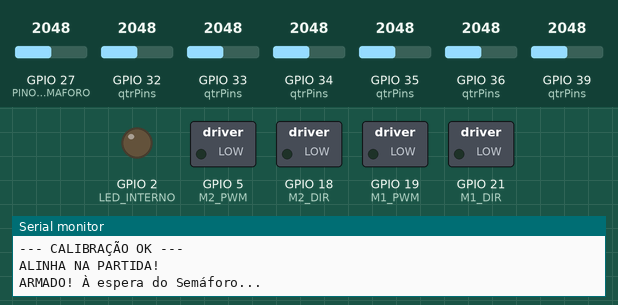
The sketch below on a simulated ESP32. On the bench: switched loads named in the sketch (green lamp = pin HIGH), output pins drawn as LEDs (lit = HIGH), the last lines printed to the serial monitor. The test bench sets the inputs (shaded band); at power-on: GPIO 27 (PINO_SEMAFORO) = 2048, GPIO 32 (qtrPins) = 2048, GPIO 33 (qtrPins) = 2048, GPIO 34 (qtrPins) = 2048, GPIO 35 (qtrPins) = 2048, GPIO 36 (qtrPins) = 2048, GPIO 39 (qtrPins) = 2048. EEPROM starts erased.

Above: at 9.6 s.
9.7 s: GPIO 27 (PINO_SEMAFORO) set to 2211
11.2 s: GPIO 27 (PINO_SEMAFORO) set to 2302
At 12.3 s:
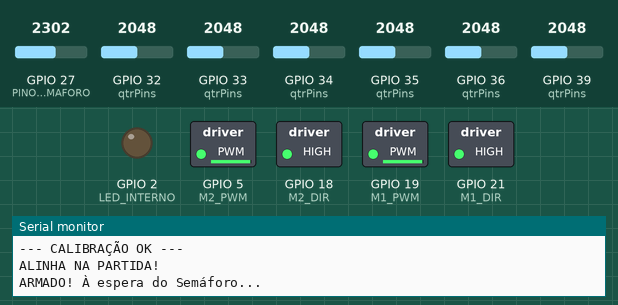
At 13.9 s:
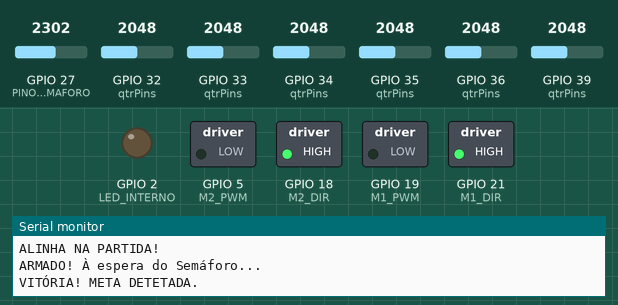
Timing chart, 0 to 15.4 s (numbered marks = the images above; inputs shaded):
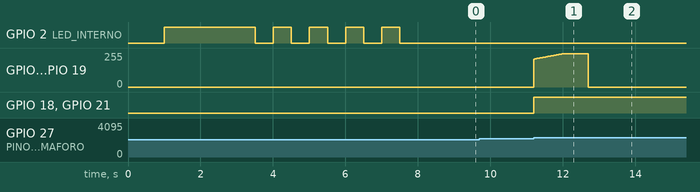

The sketch:

Codigo_Final.ino
```cpp
#include <QTRSensors.h>
#include <Preferences.h>

QTRSensors qtr;
Preferences memoria;

// ==========================================
// PINOS FISICOS - ATUALIZADO PARA 6 SENSORES
// ==========================================
const uint8_t SensorCount = 6; // <-- Passa para 6
uint16_t sensorValues[SensorCount];
const uint8_t qtrPins[] = {36, 39, 34, 35, 32, 33}; // <-- Só 6 pinos

#define M1_PWM 19
#define M1_DIR 21
#define M2_PWM 5
#define M2_DIR 18

#define PINO_SEMAFORO 27 // Mudámos para o 27 para libertar o 25/26
#define LED_INTERNO 2

// VARIÁVEIS DO PID E ESTADO
float Kp = 0.03; // Ajustem conforme a nova velocidade
float Kd = 1;
float Ki = 0;
int baseSpeed = 250;  // 230 kp=0.03 kd=1 tava bom

unsigned long tempoArranque = 0;
int thresholdLuz = 0;
int lastError = 0;
float I = 0;

String estadoCarro = "espera_semaforo";

void setMotor(int speed, int pinPWM, int pinDIR);

void setup() {
  Serial.begin(115200);
  pinMode(PINO_SEMAFORO, INPUT);
  pinMode(LED_INTERNO, OUTPUT);

  // Configurar a biblioteca QTR para Analógico
  qtr.setTypeAnalog();
  qtr.setSensorPins(qtrPins, SensorCount);

  pinMode(M1_PWM, OUTPUT); pinMode(M1_DIR, OUTPUT);
  pinMode(M2_PWM, OUTPUT); pinMode(M2_DIR, OUTPUT);

  Serial.println("Sistemas Iniciados - QTR-8A Armada");
  delay(1000);

  // ==========================================
  // 1. CALIBRAÇÃO MANUAL (5 SEGUNDOS)
  // ==========================================
  Serial.println("--- CALIBRAÇÃO: MOVE O CARRO NA LINHA ---");
  digitalWrite(LED_INTERNO, HIGH);

  unsigned long tempoCalibracao = millis();
  while (millis() - tempoCalibracao < 2000) {
    qtr.calibrate();
  }
  digitalWrite(LED_INTERNO, LOW);
  Serial.println("--- CALIBRAÇÃO OK ---");

  // Gravar na memória para segurança
  memoria.begin("calibracao", false);
  memoria.putBytes("minimos", qtr.calibrationOn.minimum, SensorCount * sizeof(uint16_t));
  memoria.putBytes("maximos", qtr.calibrationOn.maximum, SensorCount * sizeof(uint16_t));
  memoria.end();

  // Tempo para alinhar
  Serial.println("ALINHA NA PARTIDA!");
  for(int i=0; i<5; i++) {
    digitalWrite(LED_INTERNO, HIGH); delay(500);
    digitalWrite(LED_INTERNO, LOW); delay(500);
  }

  // ==========================================
  // 2. LER LUZ AMBIENTE
  // ==========================================
  long somaLuz = 0;
  for(int i = 0; i < 20; i++) {
    somaLuz += analogRead(PINO_SEMAFORO);
    delay(20);
  }

  thresholdLuz = (somaLuz / 20) + 200;
  if (thresholdLuz > 3800) thresholdLuz = 3800;

  Serial.println("ARMADO! À espera do Semáforo...");
  estadoCarro = "espera_semaforo";
}

void loop() {

  if (estadoCarro == "espera_semaforo") {
    setMotor(0, M1_PWM, M1_DIR);
    setMotor(0, M2_PWM, M2_DIR);

    if (analogRead(PINO_SEMAFORO) > thresholdLuz) {
      estadoCarro = "correr";
      tempoArranque = millis();
    }
  }

 else if (estadoCarro == "correr") {

    // ==========================================
    // CONTROLO DE TRAÇÃO (RAMPA DE ACELERAÇÃO)
    // ==========================================
    unsigned long tempoNaCorrida = millis() - tempoArranque;

    // Durante os primeiros 800 milissegundos (0.8 segundos) após o arranque
    if (tempoNaCorrida < 800) {
      // Sobe a velocidade progressivamente de 220 até 255
      baseSpeed = map(tempoNaCorrida, 0, 800, 210, 250);
    } else {
      // Passaram os 800ms? O carro já estabilizou no chão, prego a fundo!
      baseSpeed = 250;
    }

    // 1. LEITURA DA POSIÇÃO (Lógica QTR)
    // Para 8 sensores, o valor vai de 0 a 7000.
    uint16_t position = qtr.readLineBlack(sensorValues);

    // 2. DETEÇÃO DA META (6 ou mais sensores no preto)
    if (millis() - tempoArranque > 1500) {
      int sensoresNoPreto = 0;
      for (int i = 0; i < SensorCount; i++) {
        if (sensorValues[i] > 700) sensoresNoPreto++;
      }

      if (sensoresNoPreto >= 5) { // <-- Trava se 5 dos 6 virem a linha
        setMotor(0, M1_PWM, M1_DIR);
        setMotor(0, M2_PWM, M2_DIR);
        estadoCarro = "parar";
        Serial.println("VITÓRIA! META DETETADA.");
        return;
      }
    }

   // 3. CÁLCULO DO PID (Centro de 6 sensores é 2500)
    int error = 2500 - (int)position; // <-- Passa de 3500 para 2500

    float motorSpeedCorrection = (error * Kp) + (I * Ki) + ((error - lastError) * Kd);
    lastError = error;
    I += error;

    setMotor(baseSpeed - motorSpeedCorrection, M1_PWM, M1_DIR);
    setMotor(baseSpeed + motorSpeedCorrection, M2_PWM, M2_DIR);
  }

  else if (estadoCarro == "parar") {
    setMotor(0, M1_PWM, M1_DIR);
    setMotor(0, M2_PWM, M2_DIR);
  }
}

void setMotor(int speed, int pinPWM, int pinDIR) {
  if (speed > 0) digitalWrite(pinDIR, HIGH);
  else if (speed < 0) digitalWrite(pinDIR, LOW);
  else speed = 0;

  if (speed > 250) speed = 250;
  if (speed < -250) speed = -250;
  analogWrite(pinPWM, abs(speed));
}
```

Measured:
- the behaviour switches between 2248 and 2249 on GPIO 27 (PINO_SEMAFORO) (found by bisection; images 0 and 1)
- after the input at 9.7 s, every drawn part: stays the same
- after the input at 11.2 s, GPIO 5 (M2_PWM), GPIO 19 (M1_PWM): rises from 0/255 to 250/255 in 0.80 s, then falls to 0/255 in 0.70 s; GPIO 18 (M2_DIR), GPIO 21 (M1_DIR): LOW → HIGH at once
